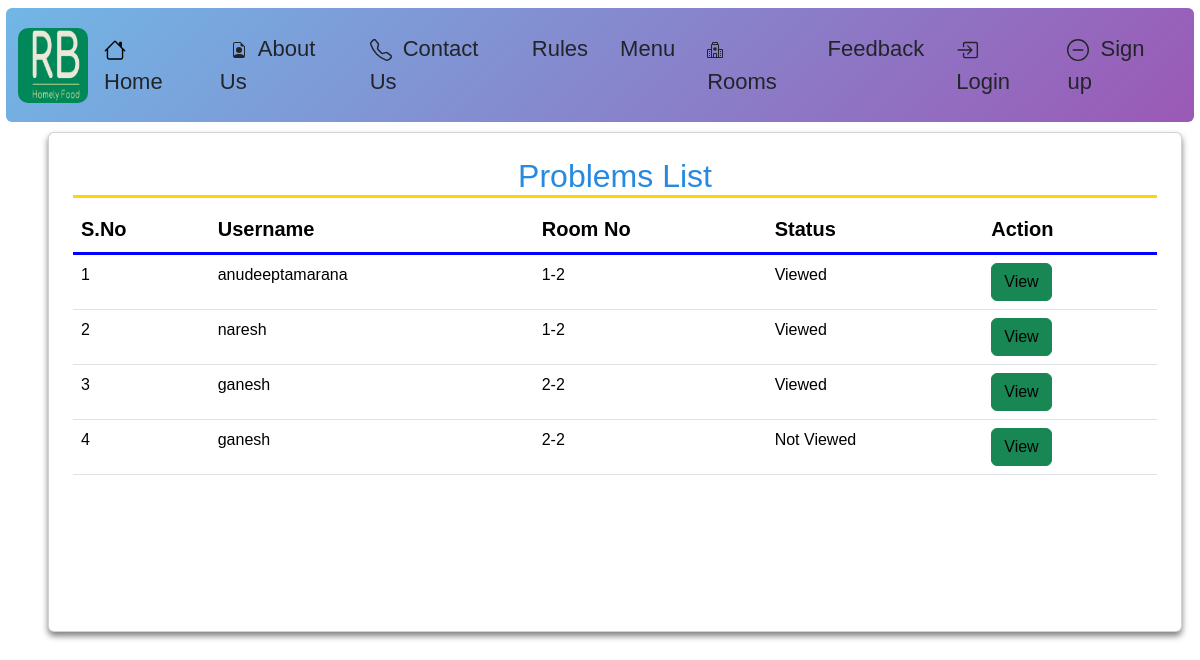
Page /reception/problems_list on the committed database.
### Hostel/models.py (models this page shows)
class Problem(m.Model):
    s=[
        ("Viewed","Viewed"),
        ("Not Viewed","Not Viewed")
    ]
    username=m.CharField(max_length=40)
    email=m.CharField(max_length=40,null=True)
    room_no=m.CharField(max_length=10)
    issue=m.CharField(max_length=200)
    status=m.CharField(max_length=10,choices=s,default="Not Viewed")

### Hostel/views.py (the view)
# urls.py: path('problems_list',v.problems_list,name="problems_list"),
def problems_list(request):
    p=Problem.objects.all()
    return render(request,"problems_list.html",{"problems":p})

### Hostel/templates/problems_list.html
{% extends 'navbar.html' %}
{% block home %}
<div class="row" style="padding-right:30px;">
    <div class="col card p-4" style="min-height:500px;margin-left:60px;">
        <h2 style="border-bottom: 3px solid gold;text-align:center;">Problems List</h2>
        <table class="table table-stripped table-hover" style="cursor: pointer;">
            <tr style="border-bottom: 3px solid blue;">
                <th>S.No</th>
                <th>Username</th>
                <th>Room No</th>
                <th>Status</th>
                <th>Action</th>
            </tr>
            {% for i in problems %}
            <tr>
                <td>{{forloop.counter}}</td>
                <td>{{i.username}}</td>
                <td>{{i.room_no}}</td>
                <td>{{i.status}}</td>
                <td><button class="btn btn-success"><a href="{% url 'probleminfo' i.id %}">View</a></button></td>
            </tr>
            {% endfor %}
        </table>
    </div>
</div>
{% endblock %}

### Login/templates/navbar.html (shortened to what this page needs)
{% load static %}
<!DOCTYPE html>
<html lang="en">
<head>
    <link href="https://cdn.jsdelivr.net/npm/bootstrap@5.3.1/dist/css/bootstrap.min.css" rel="stylesheet">
<link rel="stylesheet" href="https://use.fontawesome.com/releases/v5.6.3/css/all.css">
<link rel="stylesheet" href="https://cdnjs.cloudflare.com/ajax/libs/font-awesome/4.7.0/css/font-awesome.min.css">
</head>
<body>
  <div class="container-fluid mt-2 header rounded 10"  id="f" data-aos="fade-up">
    <nav class="navbar navbar-expand-md bg-transparent navbar-dark m-0 " style="justify-content: space-evenly ;">
        <img src="{% static '/images/brand.png' %}" class="navbar-brand" width="70px" height="75px" style="margin:0px;padding:0px;border-radius: 10px;">
        <div class="collapse navbar-collapse" id="collapsibleNavbar">
          <ul class="navbar-nav d-flex justify-content-end w-100">
            <li class="nav-item m-2">
              <a class="nav-link text-dark {% if request.path == '/' %}active{% endif %}" href="{% url 'home' %}">&ensp;Home</a>
            </li>
            <li class="nav-item m-2">
              <a class="nav-link text-dark " href="{% url 'about-us' %}">&ensp;About Us</a>
            </li>
            <li class="nav-item m-2">
              <a class="nav-link text-dark " href="{% url 'contact' %}">&ensp;Contact Us</a>
            </li>
            <li class="nav-item m-2">
              <a class="nav-link text-dark {% if request.path == '/reception/rules' %}active{% endif %}" href="{% url 'rules' %}">Rules</a>
            </li>
            <li class="nav-item m-2"><a class="nav-link text-dark {% if request.path == '/reception/menu' %}active{% endif %}" href="{% url 'menu' %}" >Menu</a></li>
            <li class="nav-item m-2">
              <a class="nav-link text-dark " href="{% url 'rooms' %}" >&ensp;Rooms</a>
            </li>
            <li class="nav-item m-2">
              <a class="nav-link text-dark {% if request.path == '/feedback' %}active{% endif %}" href="{% url 'feedback' %}">Feedback</a>
            </li>
            {% if user.is_authenticated %}
            <script src="//code.tidio.co/w4ygemwzuovengygqo6gm5w5i3nomzxk.js" async></script>
              {% if request.user.role_type == "Admin" %}
              <li class="nav-item m-2"><a class="nav-link text-dark {% if request.path == '/reception/tenants' %}active{% endif %}" href="{% url 'T_List' %}">Hostelers</a></li>
              <li class="nav-item m-2"><a class="nav-link text-dark {% if '/reception/registration' in request.path  %}active{% endif %}" href="{% url 'register' %}">Register Hosteler</a></li>
              <li class="nav-item m-2"><a class="nav-link text-dark {% if request.path == '/reception/problems_list' %}active{% endif %}" href="{% url 'problems_list' %}">Problems</a></li>
              {% else %}
            <li class="nav-item m-2"><a class="nav-link text-dark {% if request.path == '/reception/problem' %}active{% endif %}" href="{% url 'problem' %}">Problem</a></li>
            {% endif %}
            <li class="nav-item m-2"><a class="nav-link text-dark" href="{% url 'logout' %}">Log Out</a></li>
              <li class="nav-item m-2">
                  <a href="{% url 'info' request.user.id %}" ><svg xmlns="http://www.w3.org/2000/svg" width="42" height="55" fill="currentColor" class="bi bi-person-lines-fill" viewBox="0 0 16 16">
                    <path d="M6 8a3 3 0 1 0 0-6 3 3 0 0 0 0 6zm-5 6s-1 0-1-1 1-4 6-4 6 3 6 4-1 1-1 1H1zM11 3.5a.5.5 0 0 1 .5-.5h4a.5.5 0 0 1 0 1h-4a.5.5 0 0 1-.5-.5zm.5 2.5a.5.5 0 0 0 0 1h4a.5.5 0 0 0 0-1h-4zm2 3a.5.5 0 0 0 0 1h2a.5.5 0 0 0 0-1h-2zm0 3a.5.5 0 0 0 0 1h2a.5.5 0 0 0 0-1h-2z"/>
                  </svg></a>
              </li>
            {% else %}
            <li class="nav-item m-2">
              <a class="nav-link text-dark" href="{% url 'login' %}">&ensp;Login</a>
            </li>
            <li class="nav-item m-2">
              <a class="nav-link text-dark" href="{% url 'sign' %}"><svg xmlns="http://www.w3.org/2000/svg" width="22" height="22" fill="currentColor" class="bi bi-dash-circle" viewBox="0 0 16 16">
                <path d="M8 15A7 7 0 1 1 8 1a7 7 0 0 1 0 14zm0 1A8 8 0 1 0 8 0a8 8 0 0 0 0 16z"/>
                <path d="M4 8a.5.5 0 0 1 .5-.5h7a.5.5 0 0 1 0 1h-7A.5.5 0 0 1 4 8z"/>
              </svg>&ensp;Sign up</a>
            </li>
            {% endif %}
          </ul>
        </div>
      </nav>
    </div>
    {% block home %}
    {% endblock %}
  </body>
 </html>

### rows in the picture
Problem: username "anudeeptamarana", room_no "1-2", status "Viewed"
Problem: username "naresh", room_no "1-2", status "Viewed"
Problem: username "ganesh", room_no "2-2", status "Viewed"
Problem: username "ganesh", room_no "2-2", status "Not Viewed"
